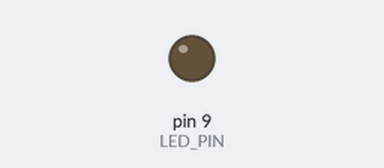
Bench run of a sketch on a simulated Arduino Uno, built with avr-gcc and run on an emulated ATmega328P. Shown: output pins drawn as LEDs (lit = HIGH).

Above: at 5.3 s.
At 36.4 s:
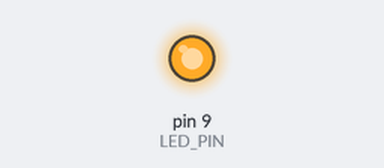
Timing chart, 0 to 37.7 s (numbered marks = the images above):
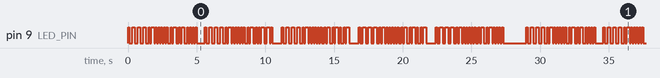

Measured:
- by itself, pin 9 (LED_PIN): moves between LOW and HIGH, repeating every 29.0 s
- by itself, everything shown: repeats every 29.0 s, in 184 steps

The sketch:

lifi_tx.ino
```cpp
// Li-Fi transmitter (Arduino #1)
// Frame: preamble 0xAA | sync 0x7E | data byte | even-parity bit
// Every bit is Manchester-coded: 1 = LED HIGH then LOW, 0 = LED LOW then HIGH.

const int LED_PIN = 9;                       // pin 9 -> 1k -> BC547 base
const unsigned long BIT_US  = 200000;        // 200 ms per bit: slow enough for an LDR. Must match RX.
const unsigned long HALF_US = BIT_US / 2;

unsigned long tNext;

void sendHalf(bool level) {
  digitalWrite(LED_PIN, level ? HIGH : LOW);
  tNext += HALF_US;
  while ((long)(micros() - tNext) < 0) { }   // wait until this half-bit ends
}

void sendBit(bool b) {
  sendHalf(b);
  sendHalf(!b);
}

void sendByte(uint8_t v) {
  for (int i = 7; i >= 0; i--) sendBit((v >> i) & 1);
}

bool parityBit(uint8_t v) {                  // even parity: total number of 1s becomes even
  bool p = false;
  for (int i = 0; i < 8; i++) p ^= (v >> i) & 1;
  return p;
}

void sendFrame(uint8_t data) {
  tNext = micros();
  sendByte(0xAA);                            // preamble 10101010
  sendByte(0x7E);                            // sync 01111110
  sendByte(data);
  sendBit(parityBit(data));
  digitalWrite(LED_PIN, LOW);                // idle = LED off
}

void setup() {
  pinMode(LED_PIN, OUTPUT);
  digitalWrite(LED_PIN, LOW);
}

void loop() {
  const char *msg = "HELLO";
  for (const char *c = msg; *c; c++) {
    sendFrame(*c);
    delay(3 * BIT_US / 1000);                // dark gap between frames: 3 bit periods
  }
  delay(1000);
}
```
